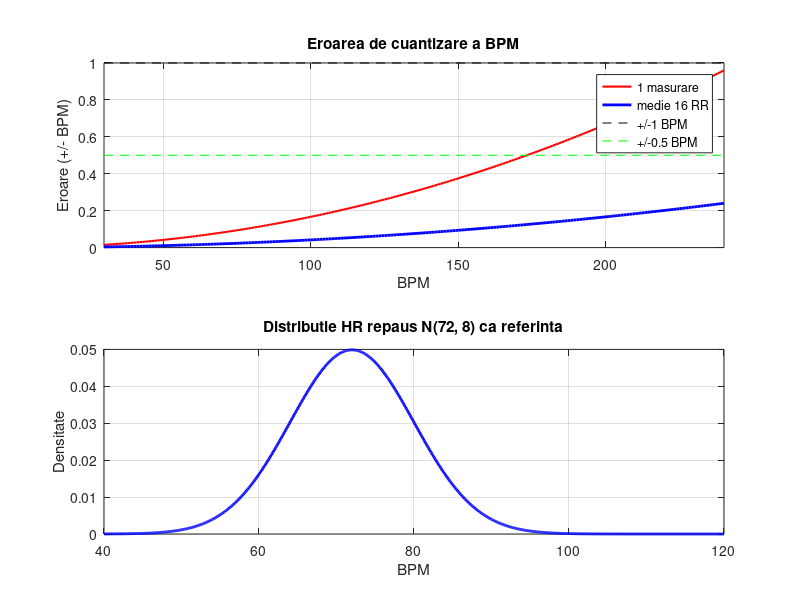

This chart was generated by the following MATLAB code:
%
%  09_precizie_bpm.m
%  VitalMonitor - Precizia masurarii BPM (cuantizare temporala + mediere)
%
%  Sursa de eroare: rezolutia ceasului millis() = 1 ms. Firmware-ul mediaza
%  pe 16 intervale RR (RR_N din ecg_sensor.h), reducand eroarea de sqrt(16).
%  Caracter: calcul analitic (proof of concept). Rulare: Run in MATLAB.
%
%  nota: nu numiti fisierul la fel ca o variabila din el (ex. BPM.m + BPM).
%        Pastrati numele 09_precizie_bpm.m sau orice nume distinct.
%
clear; clc; close all;

dt_ms   = 1;
RR_N    = 16;
bpm_vec = 30:1:240;
RR      = 60000 ./ bpm_vec;                          % interval RR (ms)
dBPM    = 60000./(RR-dt_ms) - 60000./(RR+dt_ms);     % spread la +-1 ms
dBPM_avg = dBPM / sqrt(RR_N);                        % dupa medierea pe 16 RR

fprintf(' PRECIZIE BPM (cuantizare millis + medie 16 RR) \n');
puncte = [40 60 72 100 150 180 220];
for k = 1:length(puncte)
    b = puncte(k);
    [~, ix] = min(abs(bpm_vec - b));
    fprintf('  %3d BPM (RR=%4.0f ms): 1 masurare +/- %.3f | medie 16 RR +/- %.4f BPM\n', ...
        b, RR(ix), dBPM(ix)/2, dBPM_avg(ix)/2);
end
fprintf('  Medierea pe 16 intervale reduce eroarea de %.1f ori.\n', sqrt(RR_N));

figure('Name', 'Precizie BPM');

subplot(2,1,1);
plot(bpm_vec, dBPM/2, 'r-', 'LineWidth', 1.5);
hold on;
plot(bpm_vec, dBPM_avg/2, 'b-', 'LineWidth', 2);
plot([30 240], [1 1], 'k--');
plot([30 240], [0.5 0.5], 'g--');
hold off;
grid on;
xlabel('BPM');
ylabel('Eroare (+/- BPM)');
xlim([30 240]);
legend('1 masurare', 'medie 16 RR', '+/-1 BPM', '+/-0.5 BPM');
title('Eroarea de cuantizare a BPM');

subplot(2,1,2);
mu = 72;
sg = 8;
x = 40:0.1:120;
y = exp(-(x - mu).^2 / (2*sg^2)) / (sg*sqrt(2*pi));   % Gaussian, fara toolbox
plot(x, y, 'b-', 'LineWidth', 2);
grid on;
xlabel('BPM');
ylabel('Densitate');
title('Distributie HR repaus N(72, 8) ca referinta');
